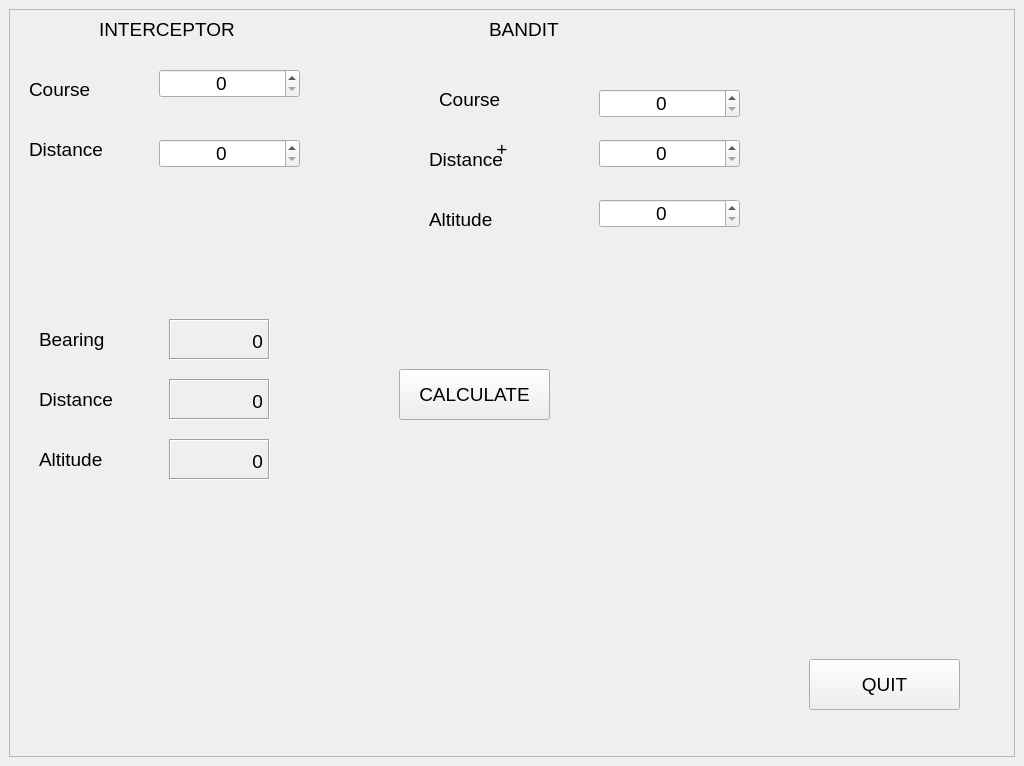
<?xml version="1.0" encoding="UTF-8"?>
<ui version="4.0">
 <class>CalculatorForm</class>
 <widget class="QWidget" name="CalculatorForm">
  <property name="geometry">
   <rect>
    <x>0</x>
    <y>0</y>
    <width>1024</width>
    <height>766</height>
   </rect>
  </property>
  <property name="sizePolicy">
   <sizepolicy hsizetype="Preferred" vsizetype="Preferred">
    <horstretch>0</horstretch>
    <verstretch>0</verstretch>
   </sizepolicy>
  </property>
  <property name="minimumSize">
   <size>
    <width>800</width>
    <height>600</height>
   </size>
  </property>
  <property name="maximumSize">
   <size>
    <width>2048</width>
    <height>1520</height>
   </size>
  </property>
  <property name="font">
   <font>
    <pointsize>14</pointsize>
   </font>
  </property>
  <property name="focusPolicy">
   <enum>Qt::TabFocus</enum>
  </property>
  <property name="windowTitle">
   <string>BRA</string>
  </property>
  <property name="toolTip">
   <string extracomment="BRA Interceptor - Bandit for DCS World"/>
  </property>
  <property name="toolTipDuration">
   <number>5</number>
  </property>
  <property name="inputMethodHints">
   <set>Qt::ImhDigitsOnly|Qt::ImhPreferNumbers</set>
  </property>
  <layout class="QGridLayout">
   <property name="leftMargin">
    <number>9</number>
   </property>
   <property name="topMargin">
    <number>9</number>
   </property>
   <property name="rightMargin">
    <number>9</number>
   </property>
   <property name="bottomMargin">
    <number>9</number>
   </property>
   <property name="spacing">
    <number>6</number>
   </property>
   <item row="1" column="1">
    <widget class="QFrame" name="frame_2">
     <property name="frameShape">
      <enum>QFrame::StyledPanel</enum>
     </property>
     <property name="frameShadow">
      <enum>QFrame::Raised</enum>
     </property>
     <widget class="QLabel" name="label_3">
      <property name="geometry">
       <rect>
        <x>-10</x>
        <y>50</y>
        <width>1006</width>
        <height>181</height>
       </rect>
      </property>
      <property name="text">
       <string>+</string>
      </property>
      <property name="alignment">
       <set>Qt::AlignCenter</set>
      </property>
     </widget>
     <widget class="QWidget" name="widget" native="true">
      <property name="geometry">
       <rect>
        <x>-20</x>
        <y>0</y>
        <width>1006</width>
        <height>601</height>
       </rect>
      </property>
      <widget class="QLabel" name="label_5">
       <property name="geometry">
        <rect>
         <x>40</x>
         <y>60</y>
         <width>101</width>
         <height>41</height>
        </rect>
       </property>
       <property name="text">
        <string>Course</string>
       </property>
      </widget>
      <widget class="QSpinBox" name="inputSpinBox_Intercept_Course_BE">
       <property name="geometry">
        <rect>
         <x>170</x>
         <y>60</y>
         <width>141</width>
         <height>29</height>
        </rect>
       </property>
       <property name="mouseTracking">
        <bool>true</bool>
       </property>
       <property name="alignment">
        <set>Qt::AlignCenter</set>
       </property>
       <property name="maximum">
        <number>500</number>
       </property>
       <property name="singleStep">
        <number>2</number>
       </property>
      </widget>
      <widget class="QLabel" name="label_6">
       <property name="geometry">
        <rect>
         <x>40</x>
         <y>120</y>
         <width>111</width>
         <height>41</height>
        </rect>
       </property>
       <property name="text">
        <string>Distance</string>
       </property>
      </widget>
      <widget class="QSpinBox" name="inputSpinBox_Intercept_Dist_BE">
       <property name="geometry">
        <rect>
         <x>170</x>
         <y>130</y>
         <width>141</width>
         <height>29</height>
        </rect>
       </property>
       <property name="mouseTracking">
        <bool>true</bool>
       </property>
       <property name="alignment">
        <set>Qt::AlignCenter</set>
       </property>
       <property name="maximum">
        <number>359</number>
       </property>
      </widget>
      <widget class="QLabel" name="label_7">
       <property name="geometry">
        <rect>
         <x>450</x>
         <y>70</y>
         <width>101</width>
         <height>41</height>
        </rect>
       </property>
       <property name="text">
        <string>Course</string>
       </property>
      </widget>
      <widget class="QLabel" name="label_8">
       <property name="geometry">
        <rect>
         <x>440</x>
         <y>130</y>
         <width>111</width>
         <height>41</height>
        </rect>
       </property>
       <property name="text">
        <string>Distance</string>
       </property>
      </widget>
      <widget class="QLabel" name="label_9">
       <property name="geometry">
        <rect>
         <x>440</x>
         <y>190</y>
         <width>111</width>
         <height>41</height>
        </rect>
       </property>
       <property name="text">
        <string>Altitude</string>
       </property>
      </widget>
      <widget class="QSpinBox" name="inputSpinBox_Bandit_Alt">
       <property name="geometry">
        <rect>
         <x>610</x>
         <y>190</y>
         <width>141</width>
         <height>29</height>
        </rect>
       </property>
       <property name="mouseTracking">
        <bool>true</bool>
       </property>
       <property name="alignment">
        <set>Qt::AlignCenter</set>
       </property>
       <property name="maximum">
        <number>359</number>
       </property>
      </widget>
      <widget class="QSpinBox" name="inputSpinBox_Bandit_Bear_BE">
       <property name="geometry">
        <rect>
         <x>610</x>
         <y>80</y>
         <width>141</width>
         <height>29</height>
        </rect>
       </property>
       <property name="mouseTracking">
        <bool>true</bool>
       </property>
       <property name="alignment">
        <set>Qt::AlignCenter</set>
       </property>
       <property name="maximum">
        <number>500</number>
       </property>
       <property name="singleStep">
        <number>2</number>
       </property>
      </widget>
      <widget class="QSpinBox" name="inputSpinBox_Bandit_Dist_BE">
       <property name="geometry">
        <rect>
         <x>610</x>
         <y>130</y>
         <width>141</width>
         <height>29</height>
        </rect>
       </property>
       <property name="mouseTracking">
        <bool>true</bool>
       </property>
       <property name="alignment">
        <set>Qt::AlignCenter</set>
       </property>
       <property name="maximum">
        <number>359</number>
       </property>
      </widget>
      <widget class="QLabel" name="outputWidget_1">
       <property name="geometry">
        <rect>
         <x>180</x>
         <y>310</y>
         <width>101</width>
         <height>41</height>
        </rect>
       </property>
       <property name="frameShape">
        <enum>QFrame::Box</enum>
       </property>
       <property name="frameShadow">
        <enum>QFrame::Sunken</enum>
       </property>
       <property name="text">
        <string>0</string>
       </property>
       <property name="alignment">
        <set>Qt::AlignAbsolute|Qt::AlignBaseline|Qt::AlignBottom|Qt::AlignCenter|Qt::AlignHCenter|Qt::AlignHorizontal_Mask|Qt::AlignJustify|Qt::AlignLeading|Qt::AlignLeft|Qt::AlignRight|Qt::AlignTop|Qt::AlignTrailing|Qt::AlignVCenter|Qt::AlignVertical_Mask</set>
       </property>
      </widget>
      <widget class="QLabel" name="label_10">
       <property name="geometry">
        <rect>
         <x>50</x>
         <y>310</y>
         <width>101</width>
         <height>41</height>
        </rect>
       </property>
       <property name="text">
        <string>Bearing</string>
       </property>
      </widget>
      <widget class="QLabel" name="label_11">
       <property name="geometry">
        <rect>
         <x>50</x>
         <y>370</y>
         <width>111</width>
         <height>41</height>
        </rect>
       </property>
       <property name="text">
        <string>Distance</string>
       </property>
      </widget>
      <widget class="QLabel" name="outputWidget_2">
       <property name="geometry">
        <rect>
         <x>180</x>
         <y>370</y>
         <width>101</width>
         <height>41</height>
        </rect>
       </property>
       <property name="frameShape">
        <enum>QFrame::Box</enum>
       </property>
       <property name="frameShadow">
        <enum>QFrame::Sunken</enum>
       </property>
       <property name="text">
        <string>0</string>
       </property>
       <property name="alignment">
        <set>Qt::AlignAbsolute|Qt::AlignBaseline|Qt::AlignBottom|Qt::AlignCenter|Qt::AlignHCenter|Qt::AlignHorizontal_Mask|Qt::AlignJustify|Qt::AlignLeading|Qt::AlignLeft|Qt::AlignRight|Qt::AlignTop|Qt::AlignTrailing|Qt::AlignVCenter|Qt::AlignVertical_Mask</set>
       </property>
      </widget>
      <widget class="QLabel" name="label_12">
       <property name="geometry">
        <rect>
         <x>50</x>
         <y>430</y>
         <width>111</width>
         <height>41</height>
        </rect>
       </property>
       <property name="text">
        <string>Altitude</string>
       </property>
      </widget>
      <widget class="QLabel" name="outputWidget_3">
       <property name="geometry">
        <rect>
         <x>180</x>
         <y>430</y>
         <width>101</width>
         <height>41</height>
        </rect>
       </property>
       <property name="frameShape">
        <enum>QFrame::Box</enum>
       </property>
       <property name="frameShadow">
        <enum>QFrame::Sunken</enum>
       </property>
       <property name="text">
        <string>0</string>
       </property>
       <property name="alignment">
        <set>Qt::AlignAbsolute|Qt::AlignBaseline|Qt::AlignBottom|Qt::AlignCenter|Qt::AlignHCenter|Qt::AlignHorizontal_Mask|Qt::AlignJustify|Qt::AlignLeading|Qt::AlignLeft|Qt::AlignRight|Qt::AlignTop|Qt::AlignTrailing|Qt::AlignVCenter|Qt::AlignVertical_Mask</set>
       </property>
      </widget>
      <widget class="QPushButton" name="pushButton_Calculate">
       <property name="geometry">
        <rect>
         <x>410</x>
         <y>360</y>
         <width>151</width>
         <height>51</height>
        </rect>
       </property>
       <property name="text">
        <string>CALCULATE</string>
       </property>
      </widget>
      <widget class="QLabel" name="label_13">
       <property name="geometry">
        <rect>
         <x>110</x>
         <y>0</y>
         <width>191</width>
         <height>41</height>
        </rect>
       </property>
       <property name="text">
        <string>INTERCEPTOR</string>
       </property>
      </widget>
      <widget class="QLabel" name="label_14">
       <property name="geometry">
        <rect>
         <x>500</x>
         <y>0</y>
         <width>191</width>
         <height>41</height>
        </rect>
       </property>
       <property name="text">
        <string>BANDIT</string>
       </property>
      </widget>
     </widget>
     <widget class="QPushButton" name="pushButton_Quit">
      <property name="geometry">
       <rect>
        <x>800</x>
        <y>650</y>
        <width>151</width>
        <height>51</height>
       </rect>
      </property>
      <property name="text">
       <string>QUIT</string>
      </property>
     </widget>
    </widget>
   </item>
  </layout>
 </widget>
 <resources/>
 <connections/>
</ui>
